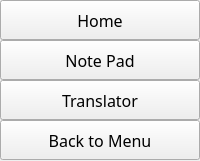
   <widget class="QWidget" name="widget_2" native="true">
    <property name="geometry">
     <rect>
      <x>8</x>
      <y>96</y>
      <width>200</width>
      <height>161</height>
     </rect>
    </property>
    <widget class="QPushButton" name="writerscreen">
     <property name="geometry">
      <rect>
       <x>0</x>
       <y>40</y>
       <width>200</width>
       <height>40</height>
      </rect>
     </property>
     <property name="font">
      <font>
       <family>Agency FB</family>
       <pointsize>12</pointsize>
      </font>
     </property>
     <property name="styleSheet">
      <string notr="true"/>
     </property>
     <property name="text">
      <string>Note Pad</string>
     </property>
     <property name="iconSize">
      <size>
       <width>70</width>
       <height>70</height>
      </size>
     </property>
    </widget>
    <widget class="QPushButton" name="backscreen">
     <property name="geometry">
      <rect>
       <x>0</x>
       <y>120</y>
       <width>200</width>
       <height>40</height>
      </rect>
     </property>
     <property name="font">
      <font>
       <family>Agency FB</family>
       <pointsize>12</pointsize>
      </font>
     </property>
     <property name="styleSheet">
      <string notr="true"/>
     </property>
     <property name="text">
      <string>Back to Menu</string>
     </property>
     <property name="iconSize">
      <size>
       <width>70</width>
       <height>70</height>
      </size>
     </property>
    </widget>
    <widget class="QPushButton" name="applicationscreen">
     <property name="geometry">
      <rect>
       <x>0</x>
       <y>0</y>
       <width>200</width>
       <height>40</height>
      </rect>
     </property>
     <property name="font">
      <font>
       <family>Agency FB</family>
       <pointsize>12</pointsize>
      </font>
     </property>
     <property name="styleSheet">
      <string notr="true"/>
     </property>
     <property name="text">
      <string>Home</string>
     </property>
     <property name="iconSize">
      <size>
       <width>70</width>
       <height>70</height>
      </size>
     </property>
    </widget>
    <widget class="QPushButton" name="translatescreen">
     <property name="geometry">
      <rect>
       <x>0</x>
       <y>80</y>
       <width>200</width>
       <height>40</height>
      </rect>
     </property>
     <property name="font">
      <font>
       <family>Agency FB</family>
       <pointsize>12</pointsize>
      </font>
     </property>
     <property name="styleSheet">
      <string notr="true"/>
     </property>
     <property name="text">
      <string>Translator</string>
     </property>
     <property name="iconSize">
      <size>
       <width>70</width>
       <height>70</height>
      </size>
     </property>
    </widget>
   </widget>
